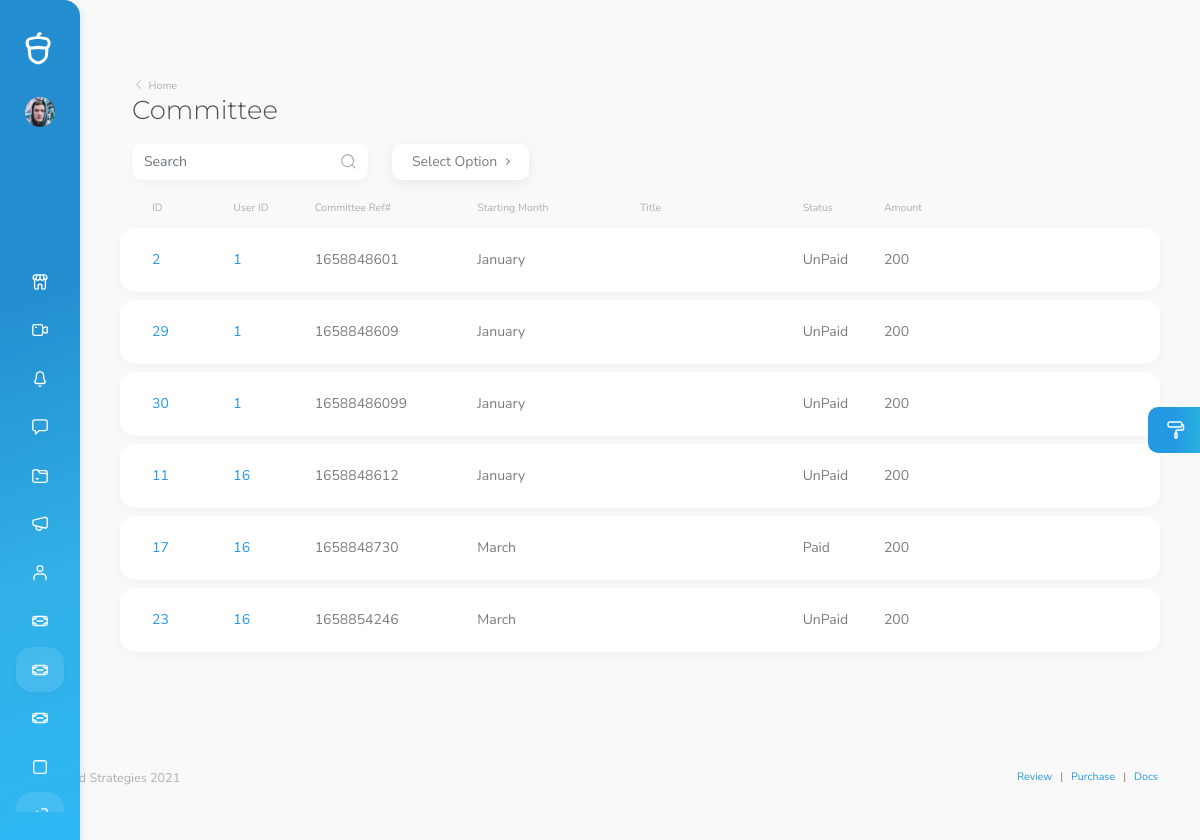
/comittee.php, run on the app's committed database.
### tables this page shows
CREATE TABLE `committee_user` (
  `id` int(11) NOT NULL,
  `user_id` int(11) NOT NULL,
  `committee_num` varchar(250) NOT NULL,
  `committe_id` int(11) NOT NULL,
  `time` timestamp NOT NULL DEFAULT current_timestamp() ON UPDATE current_timestamp(),
  `committee_start_month` varchar(255) NOT NULL,
  `amount` int(11) NOT NULL,
  `committee_no` int(11) NOT NULL,
  `status` enum('Paid','UnPaid','Pending','') NOT NULL,
  `payment_no` int(11) NOT NULL,
  `payment_date` timestamp NOT NULL DEFAULT '0000-00-00 00:00:00',
  `months` varchar(255) NOT NULL
);

### comittee.php (the view, shortened to what this page needs)
<html lang="en" data-footer="true" data-override='{"attributes": {"placement": "vertical", "layout": "boxed" }, "storagePrefix": "ecommerce-platform"}'>
  <head>
  <?php
include 'header.php';
?>
<?php include 'connection.php'; ?>
  </head>
  <body>
    <div id="root">
          <div class="mobile-buttons-container">
            <a href="#" id="mobileMenuButton" class="menu-button">
              <i data-cs-icon="menu"></i>
            </a>
          </div>
        </div>
      <main>
        <div class="container">
        <div class="page-title-container">
            <div class="row g-0">
                <div class="col-auto mb-3 mb-md-0 me-auto">
                    <div class="w-auto sw-md-30">
                        <a href="#" class="muted-link pb-1 d-inline-block breadcrumb-back">
                            <i data-cs-icon="chevron-left" data-cs-size="13"></i>
                            <span class="text-small align-middle">Home</span>
                        </a>
                        <h1 class="mb-0 pb-0 display-4" id="title">Committee</h1>
                    </div>
                </div>
                <div
                    class="col-12 col-sm-6 col-md-auto d-flex align-items-end justify-content-end mb-2 mb-sm-0 order-sm-3">
                </div>
            </div>
        </div>
        <div class="row mb-2">
            <div class="col-sm-12 col-md-5 col-lg-3 col-xxl-2 mb-1">
                <div class="d-inline-block float-md-start me-1 mb-1 search-input-container w-100 shadow bg-foreground">
                    <input class="form-control" placeholder="Search"/>
                    <span class="search-magnifier-icon">
                  <i data-cs-icon="search"></i>
                </span>
                </div>
                </div>
                <div class="col-sm-12 col-md-5 col-lg-3 col-xxl-2 mb-1">
                    <div class="dropdown-as-select d-inline-block" data-childSelector="span">
                        <button class="btn p-0 shadow" type="button" data-bs-toggle="dropdown" aria-haspopup="true"
                                aria-expanded="false" data-bs-offset="0,3">
                    <span
                        class="btn btn-foreground-alternate dropdown-toggle"
                        data-bs-toggle="tooltip"
                        data-bs-placement="top"
                        data-bs-delay="0"
                        title="Item Count"
                    >
                    Select Option
                    </span>
                        </button>
                    </div>
                        </div>
            </div>
            </div>
        <div class="row">
        <?php
                    $sql = "SELECT * FROM committee_user group by committee_num";
                    $result = mysqli_query($conn, $sql) or die("Query Un successfully");
                    if(mysqli_num_rows($result) > 0) {
                    ?>
            <div class="col-12 mb-5">
                <div class="card mb-2 bg-transparent no-shadow d-none d-lg-block">
                    <div class="card-body pt-0 pb-0 sh-3">
                        <div class="row g-0 h-100 align-content-center">
                            <div class="col-12 col-lg-1 d-flex align-items-center mb-2 mb-lg-0 text-muted text-small">
                            ID
                            </div>
                            <div class="col-12 col-lg-1 d-flex align-items-center mb-2 mb-lg-0 text-muted text-small">
                             User ID
                            </div>
                            <div
                            class="col-6 col-lg-2 d-flex align-items-center text-alternate text-medium text-muted text-small">
                            Committee Ref#
                            </div>
                            <div
                                class="col-6 col-lg-2 d-flex align-items-center text-alternate text-medium text-muted text-small">
                                Starting Month
                            </div>
                            <div
                                class="col-6 col-lg-2 d-flex align-items-center text-alternate text-medium text-muted text-small">
                          Title
                          </div>
                            <div
                                class="col-6 col-lg-1 d-flex align-items-center text-alternate text-medium text-muted text-small">
                              Status
                            </div>
                            <div
                            class="col-6 col-lg-2 d-flex align-items-center text-alternate text-medium text-muted text-small">
                               Amount
                            </div>
                        </div>
                    </div>
                </div>
                <div id="checkboxTable">
                <?php
                while($row = mysqli_fetch_assoc($result)){
                    ?>
                    <div class="card mb-2">
                        <div class="card-body py-4 py-lg-0 sh-lg-8">
                            <div class="row g-0 h-100 align-content-center">
                                <div
                                    class="col-1 col-lg-1 d-flex flex-column justify-content-center mb-2 mb-lg-0 order-1 order-lg-1 h-lg-100 position-relative">
                                    <a href="#" class="text-truncate h-100 d-flex align-items-center"
                                       data-bs-toggle="modal" ><?php echo $row['id'];?></a>
                                </div>
                                <div
                                    class="col-6 col-lg-1 d-flex flex-column justify-content-center mb-2 mb-lg-0 order-1 order-lg-1 h-lg-100 position-relative">
                                    <a href="#" class="text-truncate h-100 d-flex align-items-center"
                                       data-bs-toggle="modal" ><?php echo $row['user_id'];?></a>
                                </div>
                                <div
                                    class="col-6 col-lg-2 d-flex flex-column justify-content-center mb-2 mb-lg-0 order-5 order-lg-4">
                                    <div class="text-alternate"><?php echo $row['committee_num'];?></div>
                                </div>
                                <div
                                    class="col-6 col-lg-2 d-flex flex-column justify-content-center mb-2 mb-lg-0 order-5 order-lg-4">
                                    <div class="text-alternate"><?php echo $row['committee_start_month'];?></div>
                                </div>
                                <div
                                    class="col-6 col-lg-2 d-flex flex-column justify-content-center mb-2 mb-lg-0 order-5 order-lg-4">
                                </div>
                                <div
                                    class="col-6 col-lg-1 d-flex flex-column justify-content-center mb-2 mb-lg-0 order-5 order-lg-4">
                                    <div class="text-alternate"><?php echo $row['status'];?></div>
                                </div>
                                <div
                                    class="col-6 col-lg-1 d-flex flex-column justify-content-center mb-2 mb-lg-0 order-5 order-lg-4">
                                    <div class="text-alternate"><?php echo $row['amount'];?></div>
                                </div>
                            </div>
                        </div>
                    </div>
                      <?php
                    }
                  }
                      ?>
        </div>
    </div>
      </main>
      <footer>
        <div class="footer-content">
          <div class="container">
            <div class="row">
              <div class="col-12 col-sm-6">
                <p class="mb-0 text-muted text-medium">Colored Strategies 2021</p>
              </div>
              <div class="col-sm-6 d-none d-sm-block">
                <ul class="breadcrumb pt-0 pe-0 mb-0 float-end">
                  <li class="breadcrumb-item mb-0 text-medium"><a href="#" class="btn-link">Review</a></li>
                  <li class="breadcrumb-item mb-0 text-medium"><a href="#" class="btn-link">Purchase</a></li>
                  <li class="breadcrumb-item mb-0 text-medium"><a href="#" class="btn-link">Docs</a></li>
                </ul>
              </div>
            </div>
          </div>
        </div>
      </footer>
    <button type="button" class="btn settings-button btn-gradient-primary" data-bs-toggle="modal" data-bs-target="#settings" id="settingsButton">
      <i data-cs-icon="paint-roller" class="position-relative"></i>
    </button>
  </body>
</html>

### data on the page
committee_user: id "2", user "1", committee_num "1658848601", committee_start_month "January", status "UnPaid", amount "200"
committee_user: id "29", user "1", committee_num "1658848609", committee_start_month "January", status "UnPaid", amount "200"
committee_user: id "30", user "1", committee_num "16588486099", committee_start_month "January", status "UnPaid", amount "200"
committee_user: id "11", user "16", committee_num "1658848612", committee_start_month "January", status "UnPaid", amount "200"
committee_user: id "17", user "16", committee_num "1658848730", committee_start_month "March", status "Paid", amount "200"
committee_user: id "23", user "16", committee_num "1658854246", committee_start_month "March", status "UnPaid", amount "200"
